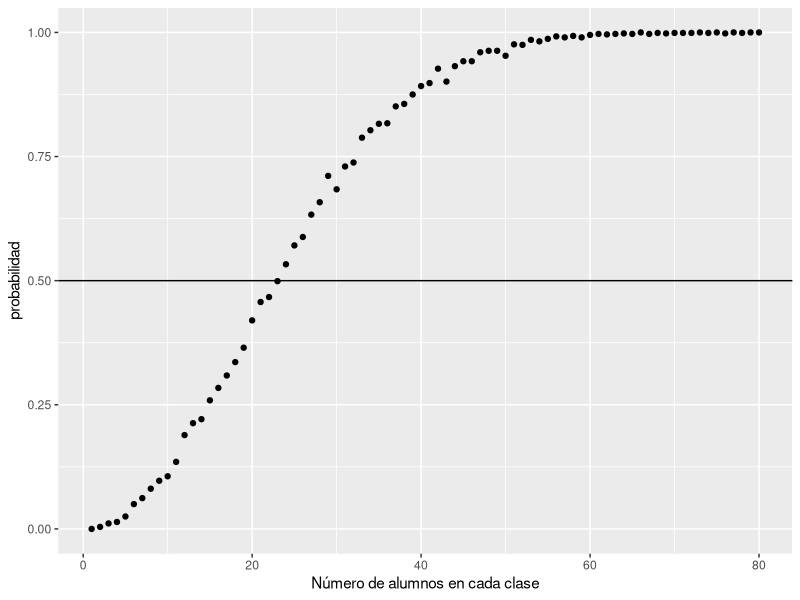
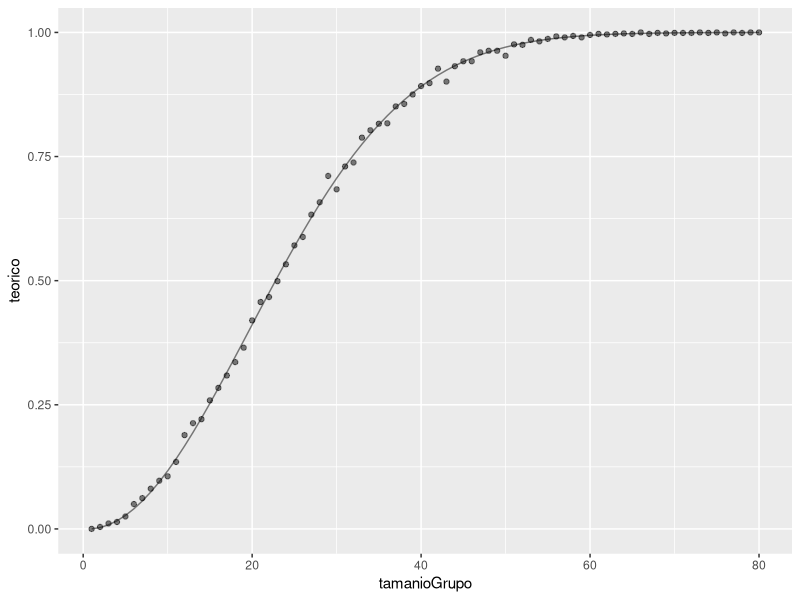
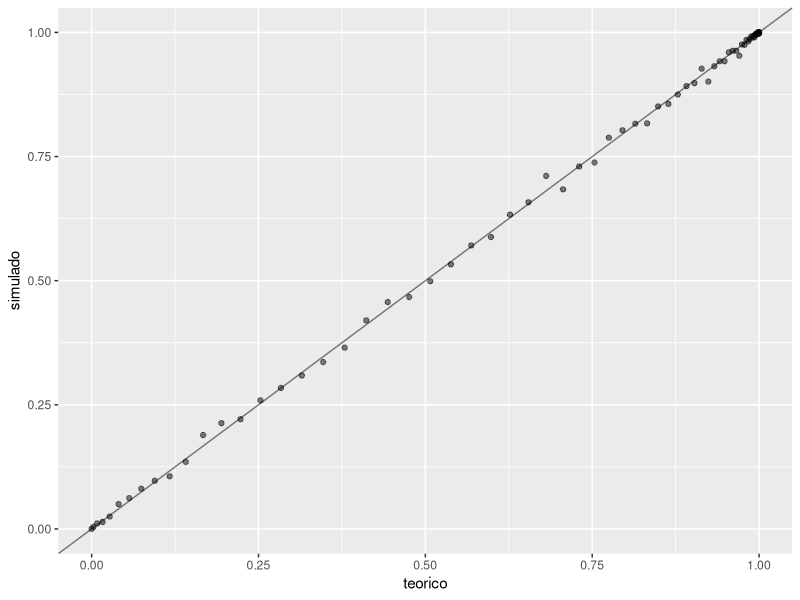

The R source for these figures, in order:
## ---- chunk 1
library(tidyverse)
library(ggplot2)
## ---- chunk 2
dias <- 1:365
## ---- chunk 3
personas <- sample(dias, 50, replace = TRUE)
## ---- chunk 4
personas
## ---- chunk 5
duplicated(personas)
## ---- chunk 6
any(duplicated(personas))
## ---- chunk 7
# Simulación de Montecarlo con 10 mil repeticiones
veces <- 10000
resultados <- replicate(veces, {    
    personas <- sample(dias, 50, replace = TRUE)
    # Retorna un valor lógico de si hay duplicados
    any(duplicated(personas))
})
# Probabilidad:
mean(resultados) 
## ---- chunk 8
veces <- 10000
resultados <- replicate(veces, {    
    personas <- sample(dias, 25, replace = TRUE)
    any(duplicated(personas))
})
mean(resultados) 
## ---- chunk 9
estimaProbabilidad <- function(cantPersonas, veces = 1000){
    resultados <- replicate(veces, {
        personas <- sample(dias, cantPersonas, replace = TRUE)
        any(duplicated(personas))
    })
    mean(resultados) 
}
estimaProbabilidad(25)
## ---- chunk 10
# Creamos 80 distintos grupos de personas
# El primer grupo con 1 persona, el último grupo con 80 personas
grupos <- 1:80
# Estimamos la probabilidad dependiendo del número de personas por grupo
prob <- sapply(grupos, estimaProbabilidad)
prob
## ---- chunk 11
probabilidades <- tibble(
  n = grupos,
  probabilidad = prob
)

ggplot(probabilidades, aes(n, probabilidad)) +
  geom_point() +
  xlab("Número de alumnos en cada clase") +
  geom_hline(yintercept=0.5)
## ---- chunk 12
total <- 1; 
probs <- tibble("tamanioGrupo" = integer(), "teorico" = double(), "simulado" = double())
for(i in 1:80) { 
  total = total * ((366 - i) / 365) # Esto es la probabilidad de que un grupo de i personas NO cumplan años el mismo día
  probs[i,1] <- i
  probs[i,2] <- 1 - total # Uno menos la probabilidad de que las i personas No cumplan el mismo día es la probabilidaad de que al menos dos personas Si cumplan el mismo día. Son conjuntos complementarios.
  probs[i,3] <- probabilidades[[i,2]] # esto agrega los datos de la simulación al tibble
}
probs
## ---- chunk 13
ggplot(probs) + 
  aes(x = tamanioGrupo, y = teorico) +
  geom_line(alpha = 0.5) +
  geom_point(aes(x = tamanioGrupo, y = simulado),alpha = 0.5)
## ---- chunk 14
ggplot(probs) + 
  aes(x = teorico, y = simulado) +
  geom_point(alpha = 0.5) + 
  geom_abline(intercept = 0, slope = 1, alpha = 0.5)
